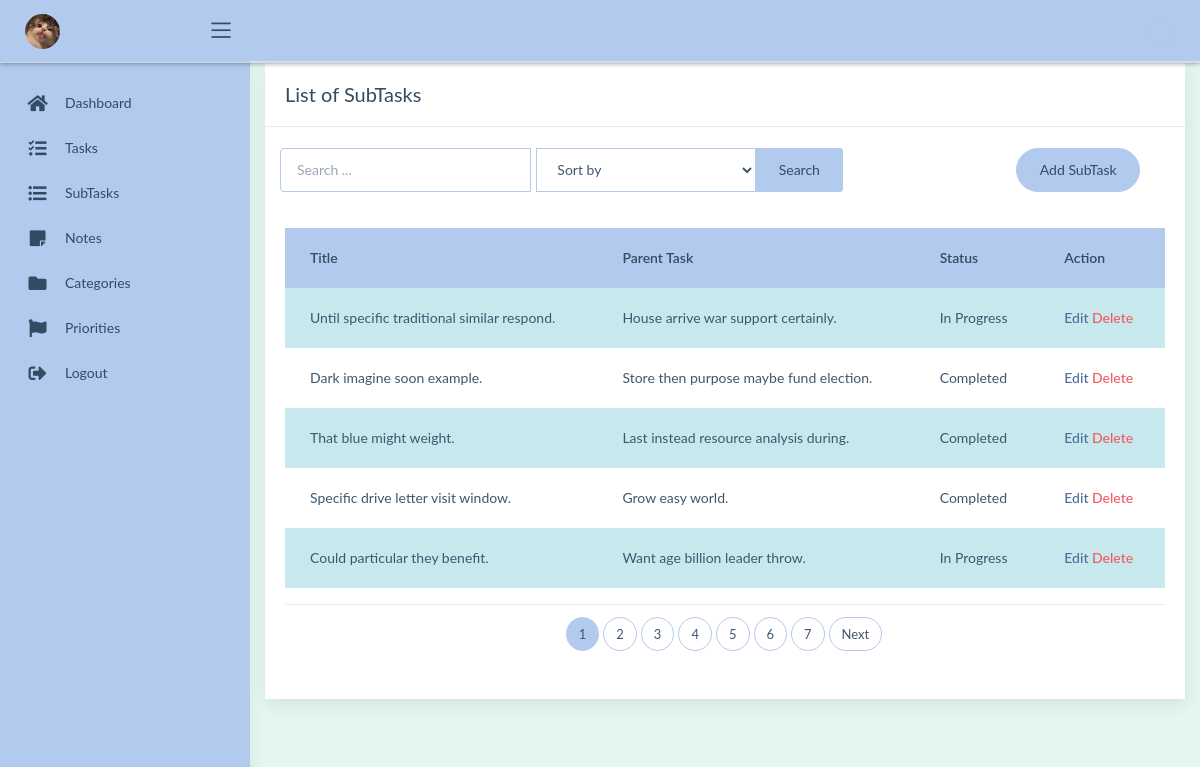
Screenshot of /subtasks/ with the database file from the repository.
### todomanager/models.py (models this page shows, shortened)
class BaseModel(models.Model):
    created_at = models.DateTimeField(auto_now_add=True)
    updated_at = models.DateTimeField(auto_now=True)
    class Meta:
        abstract = True

class SubTask (BaseModel):
    STATUS_CHOICES = [
        ('Pending', 'Pending'),
        ('In Progress', 'In Progress'),
        ('Completed', 'Completed'),
    ]
    parent_task = models.ForeignKey(Task, on_delete=models.CASCADE)
    title = models.CharField(max_length=250)
    status = models.CharField(max_length=20, choices=STATUS_CHOICES, default='Pending')

class Task (BaseModel):
    STATUS_CHOICES = [
        ('Pending', 'Pending'),
        ('In Progress', 'In Progress'),
        ('Completed', 'Completed'),
    ]
    title = models.CharField(max_length=250)
    description = models.TextField()
    deadline = models.DateTimeField()
    status = models.CharField(max_length=20, choices=STATUS_CHOICES, default='Pending')
    category = models.ForeignKey(Category, on_delete=models.CASCADE)
    priority = models.ForeignKey(Priority, on_delete=models.CASCADE)
    def __str__(self):
        return self.title

### todomanager/views.py (the view)
# urls.py: path('subtasks/', views.SubTaskList.as_view(), name='subtask-list'),
class SubTaskList(ListView):
    model = SubTask
    context_object_name = 'subtasks'
    template_name = 'subtask_list.html'
    paginate_by = 5
    def get_queryset(self):
        qs = super().get_queryset()
        query = self.request.GET.get('q')
        if query:
            qs = qs.filter(
                Q(title__icontains=query)
            )
        sort = self.request.GET.get('sort')
        sort_options = {
            'title': 'title',
            'parent_task': 'parent_task__title',
            'status': 'status',
        }
        if sort in sort_options:
            qs = qs.order_by(sort_options[sort])
        return qs

### templates/subtask_list.html (shortened to what this page needs)
{% extends 'base.html' %}
{% load static %}
{% block content %}
<div class="content">
    <div class="container-fluid">
        <div class="row">
            <div class="col-md-12">
                <div class="card">
                    <div class="card-header">
                        <div class="card-title">List of SubTasks</div>
                    </div>
                    <br />
                    <div class="col-md-12 row desktop-subtask-controls">
                        <div class="col-md-8">
                            <form method="get" action="{% url 'subtask-list' %}">
                                <div class="input-group">
                                    <input type="text"
                                           name="q"
                                           class="form-control"
                                           placeholder="Search ..."
                                           value="{{ request.GET.q }}">
                                    <select name="sort"
                                            class="form-control"
                                            style="max-width: 220px; margin-left: 5px;"
                                            onchange="this.form.submit()">
                                        <option value="">Sort by</option>
                                    </select>
                                    <div class="input-group-append">
                                        <button type="submit"
                                                class="btn btn-primary">
                                            Search
                                        </button>
                                    </div>
                                </div>
                            </form>
                        </div>
                        <div class="col-md-4">
                            <div class="pull-right">
                                <a href="{% url 'subtask-add' %}"
                                   class="btn btn-success btn-rounded">
                                    Add SubTask
                                </a>
                            </div>
                        </div>
                    </div>
                    <div class="card-body">
                        <div class="desktop-subtask-table">
                            <table class="table table-striped mt-3">
                                <thead>
                                    <tr>
                                        <th scope="col">Title</th>
                                        <th scope="col">Parent Task</th>
                                        <th scope="col">Status</th>
                                        <th scope="col">Action</th>
                                    </tr>
                                </thead>
                                <tbody>
                                    {% for object in subtasks %}
                                    <tr>
                                        <td>{{ object.title }}</td>
                                        <td>{{ object.parent_task }}</td>
                                        <td>{{ object.status }}</td>
                                        <td>
                                            <a href="{% url 'subtask-update' object.id %}">
                                                Edit
                                            </a>
                                            <a href="{% url 'subtask-delete' object.id %}"
                                               class="text-danger">
                                                Delete
                                            </a>
                                        </td>
                                    </tr>
                                    {% endfor %}
                                </tbody>
                            </table>
                        </div>
                        {% include 'includes/pagination.html' %}
                    </div>
                </div>
            </div>
        </div>
    </div>
</div>
{% endblock %}

### templates/base.html (style rules this page uses)
:root { --mint-mist: #E4F7EE; --pale-aqua: #C7E9ED; --periwinkle-blue: #B2CAED; --text-color: #40566F; --heading-color: #334B63; --hover-blue: #91B3E2; --border-color: #C8D9E2; }
html, body { background-color: var(--mint-mist) !important; color: var(--text-color) !important; }
.wrapper, .main-panel, .content { background-color: var(--mint-mist) !important; color: var(--text-color) !important; }
.card { background-color: #FFFFFF !important; color: var(--text-color) !important; border: none; border-radius: 8px; }
.card-header { background-color: #FFFFFF !important; color: var(--heading-color) !important; border-bottom: 1px solid var(--border-color); }
.card-title { color: var(--heading-color) !important; }
.card-body { background-color: #FFFFFF !important; color: var(--text-color) !important; }
.table { color: var(--text-color) !important; background-color: #FFFFFF; }
.table thead th { background-color: var(--periwinkle-blue) !important; color: var(--heading-color) !important; border-color: var(--border-color) !important; }
.table tbody tr { background-color: #FFFFFF !important; }
.table-striped tbody tr:nth-of-type(odd) { background-color: var(--pale-aqua) !important; }
.table tbody td { color: var(--text-color) !important; border-color: var(--border-color) !important; }
.table td a { font-weight: 500; }
.btn-primary, .btn-success { background-color: var(--periwinkle-blue) !important; border-color: var(--periwinkle-blue) !important; color: var(--heading-color) !important; box-shadow: none !important; }
.form-control { background-color: #FFFFFF !important; color: var(--text-color) !important; border-color: var(--periwinkle-blue) !important; }
.form-control::placeholder { color: #718096 !important; }
a { color: #4A6F9B; }

### rows the page displays
SubTask: title "Until specific traditional similar respond.", parent_task "House arrive war support certainly.", status "In Progress"
SubTask: title "Dark imagine soon example.", parent_task "Store then purpose maybe fund election.", status "Completed"
SubTask: title "That blue might weight.", parent_task "Last instead resource analysis during.", status "Completed"
SubTask: title "Specific drive letter visit window.", parent_task "Grow easy world.", status "Completed"
SubTask: title "Could particular they benefit.", parent_task "Want age billion leader throw.", status "In Progress"

### other values shown
{{ num }} "1"
{{ num }} "2" "3" "4" "5" "6" "7"
